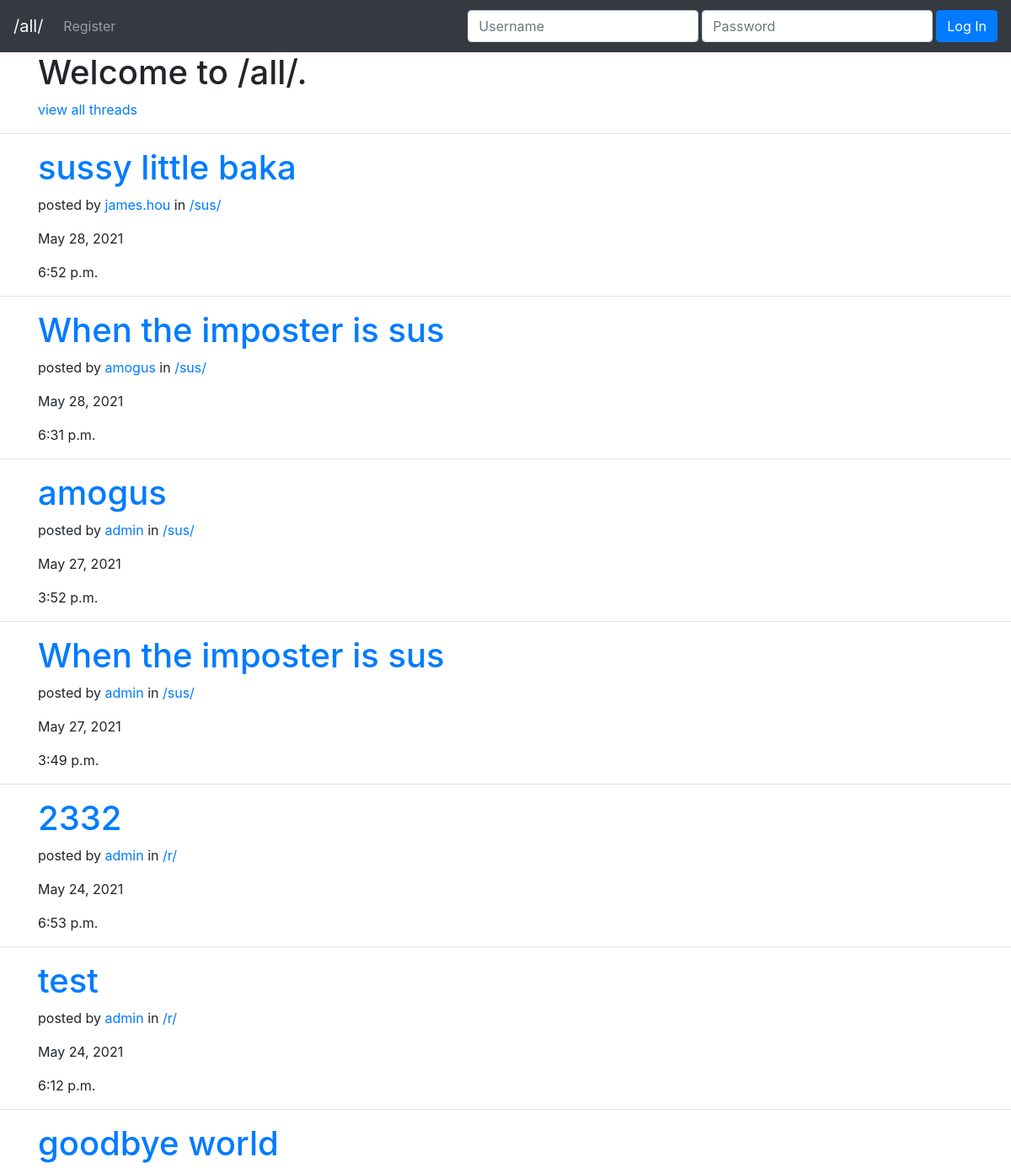
The page /all/ (upper part) on the database as committed earlier.
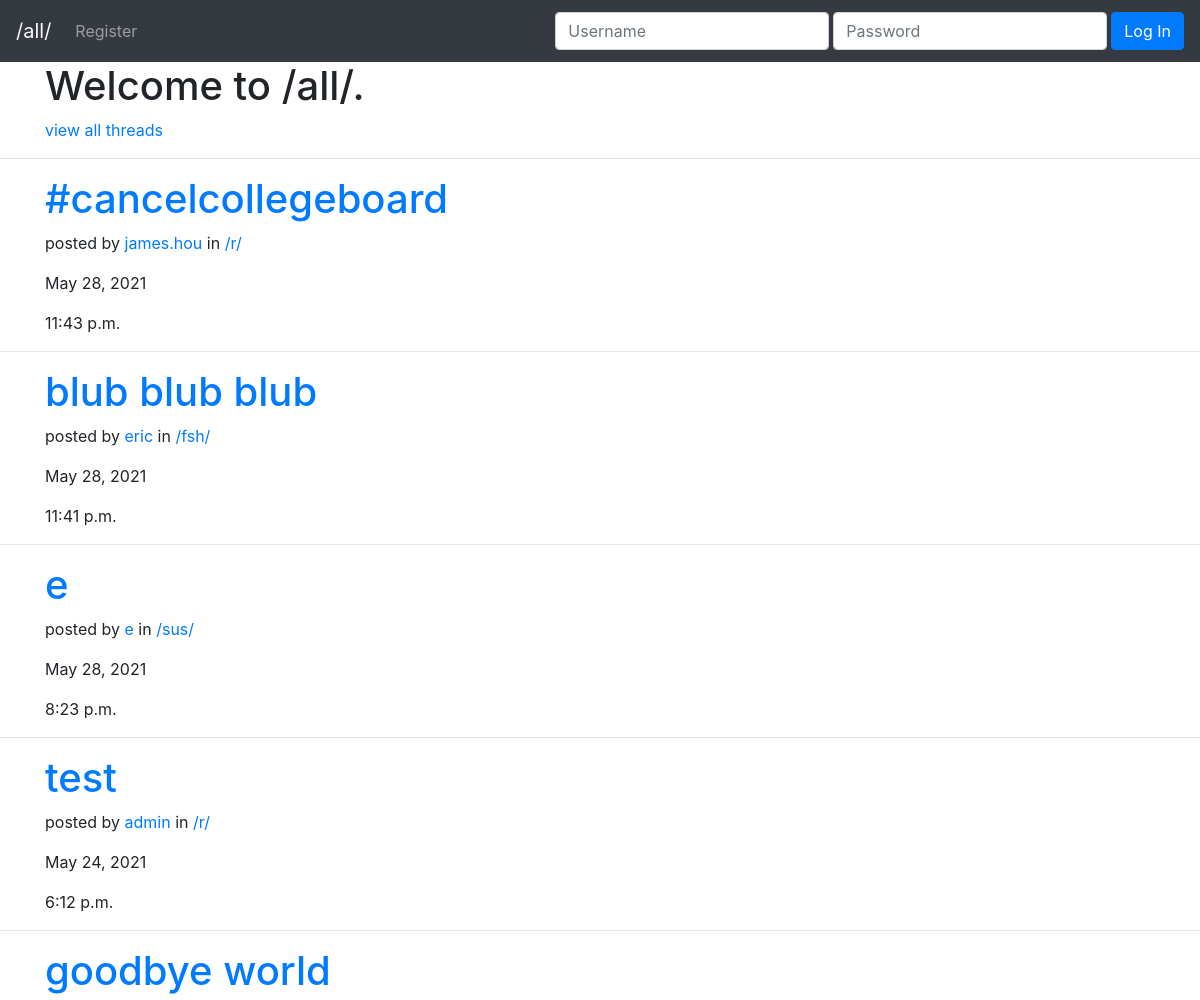
The same page on the database as committed later.
### post/models.py (models this page shows, shortened)
class Post(models.Model):
    id = models.BigAutoField(primary_key=True)
    userPosted = models.ForeignKey(User, on_delete=models.CASCADE,null=True, blank=True)
    thread = models.ForeignKey(Thread, on_delete=models.CASCADE,null=True, blank=True)
    title = models.CharField(max_length=30)
    content = models.CharField(max_length=2000)
    pub_date = models.DateTimeField('date published')

class Thread(models.Model):
    title = models.TextField(max_length=3)

### post/views.py (the view, shortened to what this page needs)
# urls.py: path('all/', views.MainPage.as_view()),
class MainPage(View):
    def get(self, request):
        post_objects = Post.objects.order_by('-pub_date')
        context = {'post_objects': post_objects}
        return render(request, 'post/index.html', context)

### post/templates/post/index.html (shortened to what this page needs)
<!DOCTYPE html>
<html lang="en">
<head>
    <link rel="stylesheet" href="https://maxcdn.bootstrapcdn.com/bootstrap/4.0.0/css/bootstrap.min.css" />
</head>
<body>
    <nav class="navbar navbar-expand-lg navbar-dark bg-dark">
        <a class="navbar-brand text-light" href="/all/">/all/</a>
        {% if user.is_authenticated %}
        <div class="collapse navbar-collapse" id="navbarText">
            <ul class="navbar-nav mr-auto">
                <li class="nav-item">
                    <a class="nav-link" href="/new/">Create Post</a>
                </li>
                <li class="nav-item">
                    <a class="nav-link" href="/new/thread">Create Thread</a>
                </li>
            </ul>
            <span class="navbar-text mr-3">
                Welcome, <a href="/profile/{{user.id}}">{{user}}</a>!
            </span>
            <form class="form-inline" action="" method="POST">
                {% csrf_token %}
                <input type="hidden" name="logout" value="logout"></input>
                <button type="submit" class="btn btn-danger">Logout</button>
            </form>
        </div>
        {% else %}
        <div class="collapse navbar-collapse" id="navbarText">
            <ul class="navbar-nav mr-auto">
                <li class="nav-item">
                    <a class="nav-link" href="/register/">Register</a>
                </li>
            </ul>
            <form class="form-inline ml-auto" action="" method="POST">
                <input type="text" class="form-control mr-1 my-1" name="username" id="username" placeholder="Username" required />
                <input type="password" class="form-control mr-1 my-1" name="password" id="password" placeholder="Password" required />
                <button class="btn btn-primary my-2 my-sm-0" type="submit">
                    Log In
                </button>
            </form>
        </div>
        {% endif %}
    </nav>
    <div class="container">
        <h1>Welcome to /all/.</h1>
        <a href="/threads/">view all threads</a>
    </div>
    <hr />
    {% for post in post_objects %}
    <div class="container">
        <h1><a href="/posts/{{post.id}}">{{post.title}}</a></h1>
        <p>posted by <a href="/profile/{{post.userPosted.id}}/">{{post.userPosted}}</a> in <a href="/threads/{{post.thread.id}}">/{{post.thread.title}}/</a></p>
        <p>{{post.pub_date.date}}</p>
        <p>{{post.pub_date.time}}</p>
    </div>
    <hr />
    {% endfor %}
</body>
</html>

Rows that differ between the two databases and show on the page:
removed Post: title "sussy little baka", userPosted "james.hou", thread "sus", pub_date "May 28, 2021", pub_date.time "6:52 p.m."
removed Post: title "When the imposter is sus", userPosted "amogus", thread "sus", pub_date "May 28, 2021", pub_date.time "6:31 p.m."
removed Post: title "amogus", userPosted "admin", thread "sus", pub_date "May 27, 2021", pub_date.time "3:52 p.m."
removed Post: title "When the imposter is sus", userPosted "admin", thread "sus", pub_date "May 27, 2021", pub_date.time "3:49 p.m."
removed Post: title "2332", userPosted "admin", thread "r", pub_date "May 24, 2021", pub_date.time "6:53 p.m."
added Post: title "#cancelcollegeboard", userPosted "james.hou", thread "r", pub_date "May 28, 2021", pub_date.time "11:43 p.m."
added Post: title "blub blub blub", userPosted "eric", thread "fsh", pub_date "May 28, 2021", pub_date.time "11:41 p.m."
added Post: title "e", userPosted "e", thread "sus", pub_date "May 28, 2021", pub_date.time "8:23 p.m."
